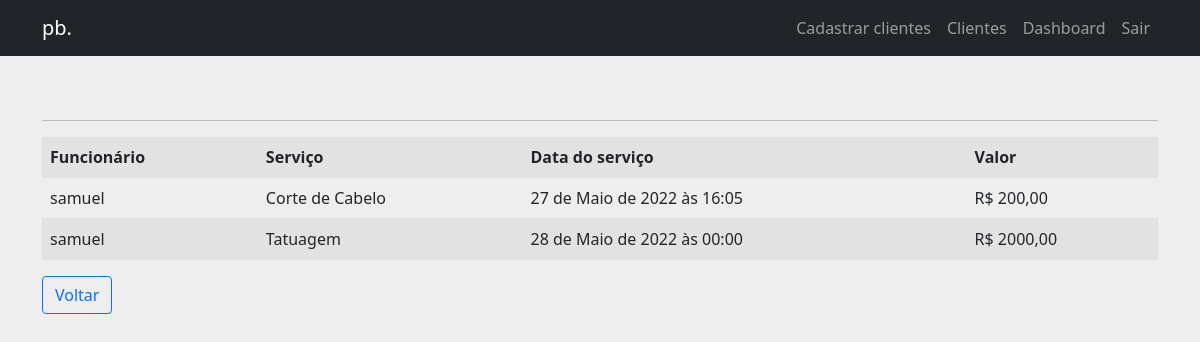
Page /clientes/historico/Samuel/ (signed in) on the committed database.
### servico/models.py (models this page shows, shortened)
class Servico(models.Model):
    choices_services = [('1', 'Tatuagem'), ('2', 'Corte de Cabelo')]
    funcionario = models.ForeignKey(User, on_delete=models.CASCADE, verbose_name='Funcionário')
    cliente = models.ForeignKey(Cliente, on_delete=models.CASCADE)
    lista_servico = models.CharField(max_length=1, choices=choices_services, blank=False, null=False, verbose_name='Lista de serviços')
    valor_servico = models.DecimalField(default='', max_digits=7, decimal_places=2, verbose_name='Valor do serviço')
    data_servico = models.DateTimeField(null=False, verbose_name='Data do serviço')
    marcar_servico = models.BooleanField(default=True)
    modo_pagamento = models.BooleanField(default=False, verbose_name='Cartão de crédito')

### users/models.py (models this page shows)
class User(AbstractUser):
    pass

### servico/views.py (the view)
# urls.py: path('historico/<str:cliente>/', HistoricoCliente.as_view(), name='historico-cliente'),
class HistoricoCliente(ListView):
    model = Servico
    template_name = 'servico/historico_cliente.html'
    paginate_by = 6
    def get_queryset(self):
        historico = Servico.objects.filter(cliente__nome_cliente=self.kwargs.get('cliente')).order_by('data_servico')
        return historico

### templates/servico/historico_cliente.html (shortened to what this page needs)
{% extends 'base.html' %}
{% block content %}
{% if user.is_authenticated %}
        <div class="table-responsive">
          <div class="container">
            <table class="table table-striped">
                <hr>
                   <tr>
                        <th>Funcionário</th>
                        <th>Serviço</th>
                        <th>Data do serviço</th>
                        <th>Valor</th>
                   </tr>
                   {% for servico in object_list %}
                   <tr>
                            <td>{{ servico.funcionario }}</td>
                            <td>{{ servico.get_lista_servico_display }}</td>
                            <td>{{ servico.data_servico }}</td>
                            <td>R$ {{ servico.valor_servico }}</td>
                    {% empty %}
                         <td>Não há Histórico</td>
                    </tr>
                    {% endfor %}
            </table>
            <p><a class="btn btn-outline-primary" href="{% url 'servico:listar-clientes' %}">Voltar</a></p>
          </div>
        </div>
{% else %}
<p>Você não está logado</p>
<a href="{% url 'login' %}">Entrar</a>
{% endif %}
{% endblock %}

### static/css/body.css (style rules this page uses)
body { background: #eee; }

### rows in the picture
Servico: funcionario "samuel", lista_servico "Corte de Cabelo", data_servico "27 de Maio de 2022 às 16:05", valor_servico "200,00"
Servico: funcionario "samuel", lista_servico "Tatuagem", data_servico "28 de Maio de 2022 às 00:00", valor_servico "2000,00"
